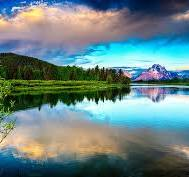
#> input picture 4_Image Enhancement in Spatial Domain using Histogram Processing/highcontrast.jpg, 189 x 177 px, found by its file name
$ python que3.py
#> lines starting #> are read from the running program, lines starting #| are printed output that depends on the picture
#To perform histogram matching to adjust the histogram of an image to match a specified target histogram
import cv2
import matplotlib.pyplot as plt
import numpy as np
from skimage import exposure


def plot_image_and_histogram(image, ax_image, ax_hist, title):
    ax_image.imshow(image, cmap='gray')
    ax_image.set_title(title)
    ax_image.axis('off')

    ax_hist.hist(image.ravel(), bins=256, range=[0, 256], color='black')
    ax_hist.set_xlim([0, 256])
    ax_hist.set_title(f'{title} Histogram')

# Load the source and target images in grayscale
source_image = cv2.imread(r"C:\Users\Administrator\Downloads\CV\highcontrast.jpg", cv2.IMREAD_GRAYSCALE)
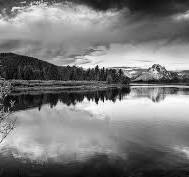
#> source_image: shape (177, 189); min 0, max 255, mean 122.8
target_image = cv2.imread(r"C:\Users\Administrator\Downloads\CV\lightimage.jpg", cv2.IMREAD_GRAYSCALE)
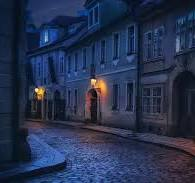
#> input picture 4_Image Enhancement in Spatial Domain using Histogram Processing/lightimage.jpg, 195 x 183 px, found by its file name
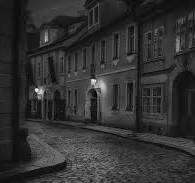
#> target_image: shape (183, 195); min 0, max 255, mean 49.1

# Perform histogram matching
matched_image = exposure.match_histograms(source_image, target_image)
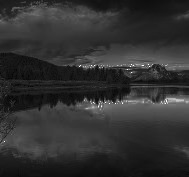
#> matched_image: shape (177, 189) float64; min 5, max 255, mean 48.9

# Create subplots
fig, axes = plt.subplots(3, 2, figsize=(12, 18))

# Plot source image and its histogram
plot_image_and_histogram(source_image, axes[0, 0], axes[0, 1], 'Source Image')

# Plot target image and its histogram
plot_image_and_histogram(target_image, axes[1, 0], axes[1, 1], 'Target Image')

# Plot matched image and its histogram
plot_image_and_histogram(matched_image, axes[2, 0], axes[2, 1], 'Matched Image')

plt.tight_layout()
plt.show()
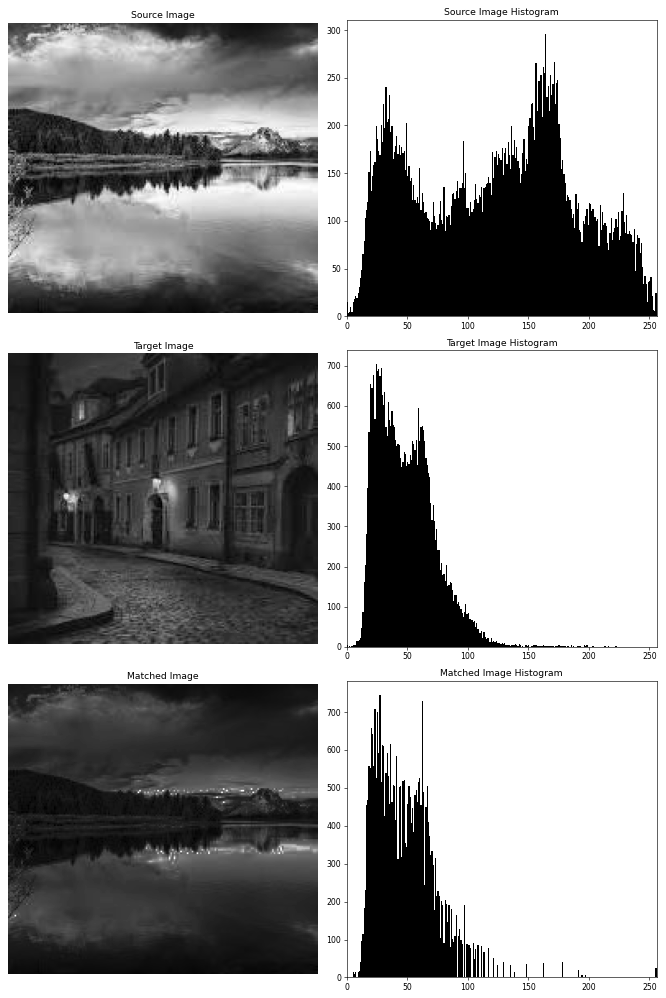
#> figure drawn by matplotlib, 6 panels; panel 2: tallest bar 296 high, from x = 164 to 165; panel 4: tallest bar 703 high, from x = 24 to 25; panel 6: tallest bar 745 high, from x = 27 to 28
